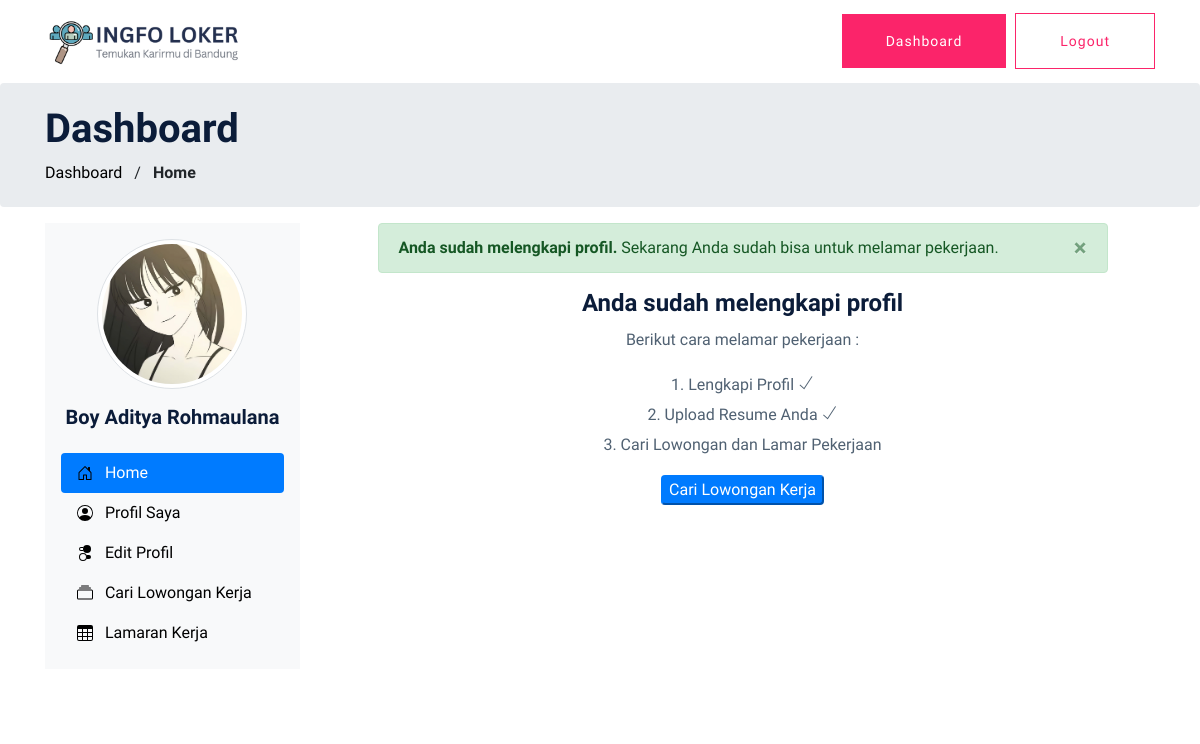
Page /user/index.php (signed in) on the committed database.
### tables this page shows
CREATE TABLE `pelamar` (
  `id_pelamar` int(11) NOT NULL,
  `username_pelamar` varchar(100) NOT NULL,
  `password_pelamar` varchar(100) NOT NULL,
  `email_pelamar` varchar(100) NOT NULL,
  `nama_pelamar` varchar(100) NOT NULL,
  `telepon_pelamar` varchar(20) NOT NULL,
  `foto_pelamar` varchar(255) NOT NULL,
  `pendidikan_terakhir` varchar(20) NOT NULL,
  `resume` varchar(255) NOT NULL,
  `jenis_kelamin` varchar(20) NOT NULL,
  `tahun_kelahiran` varchar(5) NOT NULL,
  `alamat_pelamar` varchar(255) NOT NULL,
  `kota_kab_pelamar` varchar(100) NOT NULL,
  `lama_bekerja` varchar(25) NOT NULL,
  `status_akun` int(11) NOT NULL
);

### functions.php (called while the page is built, shortened)
<?php
$conn = mysqli_connect("localhost", "root", "", "loker");
function query($query)
{
    global $conn;
    $result = mysqli_query($conn, $query);
    $rows = [];
    while ($row = mysqli_fetch_assoc($result)) {
        $rows[] = $row;
    }
    return $rows;
}

### user/dashboard.php (the view)
<?php
$dashboard = query("SELECT * FROM pelamar WHERE id_pelamar = $id_pelamar")[0];
?>
<div class="col-md-3 mb-5">
    <div class="d-flex flex-column flex-shrink-0 p-3 bg-light menu-wrapper">
        <div class="mx-auto align-items-center mb-3">
            <img src="../upload/user/foto/<?= $dashboard['foto_pelamar'] ?>" class=" rounded-circle mb-3 img-responsive center-block d-block mx-auto img-thumbnail" style="width: 150px;" alt="Avatar" />
            <h5 class="mb-2" style="text-align: center;"><strong><?= $dashboard['nama_pelamar'] ?></strong></h5>
        </div>
        <div class="menu-wrapper">
            <div class="main-menu">
                <ul class="nav nav-pills flex-column mb-auto menu-wrapper">
                    <li class="nav-item">
                        <a href="index.php" class="nav-link link-dark <?php echo ($title == 'Home | Pelamar') ?  "active" : "" ?> " style="<?php echo ($title == 'Home | Pelamar') ?  "" : "color: black;" ?>">
                            <svg class="bi me-2" width="16" height="16">
                                <use xlink:href="#home" />
                            </svg>
                            &nbsp; Home
                        </a>
                    </li>
                    <li>
                        <a href="profil_pelamar.php" class="nav-link link-dark <?php echo ($title == 'Profil Saya') ?  "active" : "" ?> " style="<?php echo ($title == 'Profil Saya') ?  "" : "color: black;" ?>">
                            <svg class="bi me-2" width="16" height="16">
                                <use xlink:href="#people-circle" />
                            </svg>
                            &nbsp; Profil Saya
                        </a>
                    </li>
                    <li>
                        <a href="edit_profil.php" class="nav-link link-dark <?php echo ($title == 'Edit Profil') ?  "active" : "" ?> " style="<?php echo ($title == 'Edit Profil') ?  "" : "color: black;" ?>">
                            <svg class="bi me-2" width="16" height="16">
                                <use xlink:href="#toggles2" />
                            </svg>
                            &nbsp; Edit Profil
                        </a>
                    </li>
                    <li>
                        <a href="job_listing.php" class="nav-link link-dark <?php echo ($title == 'Cari Lowongan Kerja') ?  "active" : "" ?> " style="<?php echo ($title == 'Cari Lowongan Kerja') ?  "" : "color: black;" ?>">
                            <svg class="bi me-2" width="16" height="16">
                                <use xlink:href="#collection" />
                            </svg>
                            &nbsp; Cari Lowongan Kerja
                        </a>
                    </li>
                    <li>
                        <a href="lamaran_kerja.php" class="nav-link link-dark <?php echo ($title == 'Lamaran Kerja') ?  "active" : "" ?> " style="<?php echo ($title == 'Lamaran Kerja') ?  "" : "color: black;" ?>">
                            <svg class="bi me-2" width="16" height="16">
                                <use xlink:href="#table" />
                            </svg>
                            &nbsp; Lamaran Kerja
                        </a>
                    </li>
                </ul>
            </div>
        </div>
    </div>
</div>

### rows in the picture
pelamar: foto_pelamar (picture), nama_pelamar "Boy Aditya Rohmaulana"
